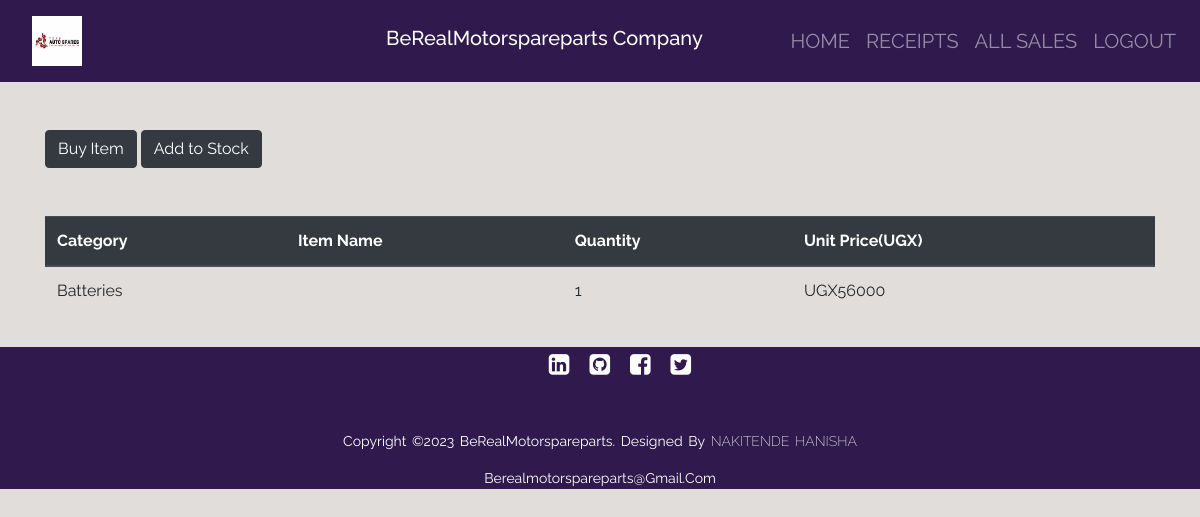
The app's page /home/2 (signed in) with its own data.
### spare/models.py (models this page shows, shortened)
class SparePart(models.Model):
    Category_name = models.ForeignKey(Category, on_delete=models.CASCADE, null=False, blank=False)
    date_of_arrvial = models.DateField(default=timezone.now)
    part_name = models.CharField(max_length=50, null=False, blank=False)
    total_quantity = models.IntegerField(default=0, null=False, blank=False)
    issued_quantity = models.IntegerField(default=0, null=False, blank=False)
    received_quantity = models.IntegerField(default=0, null=False, blank=False)
    unit_price = models.IntegerField(default=0, null=False, blank=False)
    items_orgin = models.CharField(max_length=50, null=False, blank=False)
    branch_name = models.CharField(max_length=100,blank=False)

class Category(models.Model):
    name = models.CharField(max_length=50, null=False, blank=False)
    def __str__(self):
        return self.name

### spare/views.py (the view)
# urls.py: path('home/<int:product_id>', views.product_details, name='product_detail'),
@login_required
def product_details(request, product_id):
    product = SparePart.objects.get(id=product_id)
    return render(request, 'sparepart/product_detail.html', {'product': product})

### templates/sparepart/product_detail.html
{% extends 'sparepart/base.html'%} {% block content%}
<br></br>
<div class="container">
    <a href="{% url 'issue_items' product.id %}"><input type="submit" value="Buy Item" class="btn btn-dark" btn
            type="button" /></a>
    <a href="{% url 'add_to_stock' product.id %}"><input type="submit" value="Add to Stock"
            class="btn btn-dark btn" type="button" /></a>
</div>
<br></br>
<div class="container">
    <table class="table">
        <thead class="thead-dark">
            <tr>
                <th scope="col">Category</th>
                <th scope="col">Item Name</th>
                <th scope="col">Quantity</th>
                <th scope="col">Unit Price(UGX)</th>
            </tr>
        </thead>
        <tbody>
            <tr>
                <td>{{product.Category_name}}</td>
                <td>{{product.item_name}}</td>
                <td>{{product.total_quantity}}</td>
                <td>UGX{{product.unit_price}}</td>
            </tr>
        </tbody>
    </table>
</div>
{% endblock%}

### spare/static/css/main.css (style rules this page uses)
html, body { position: relative; overflow-x: hidden; background-color:#ffff; width: 100% !important; height: 100vh; display: table; position: relative; background-position: center; background-attachment: scroll; -o-background-size: cover; -moz-background-size: cover; -webkit-background-size: cover; background-size: cover; background-repeat: no-repeat; }
body { background-color: #E1DDDB; font-family: 'raleway'; }
.thead-dark { color: #000; }

### records on screen
SparePart: Category_name "Batteries", total_quantity "1", unit_price "56000"
